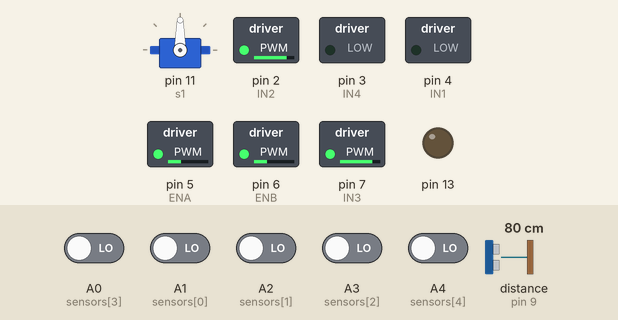
Recording of a sketch running on a simulated Arduino Uno, built with avr-gcc and run on an emulated ATmega328P. Shown: servo, switched loads named in the sketch (green lamp = pin HIGH), output pins drawn as LEDs (lit = HIGH). Wiring (inferred from the names in the program): ultrasonic range finder: trigger pin 10; echo pin 9. The inputs (shaded band) are chosen by the test bench; at power-on: A0 (sensors[3]), A1 (sensors[0]), A2 (sensors[1]), A3 (sensors[2]), A4 (sensors[4]) LOW, distance to the obstacle (sensor on pin 9) 80 cm. The echo pulse lasts 58.3 µs per cm; pins used as bus, display or sensor lines are not drawn.

Above: at 1.2 s.
1.3 s: A2 (sensors[1]) driven HIGH
At 2.1 s:
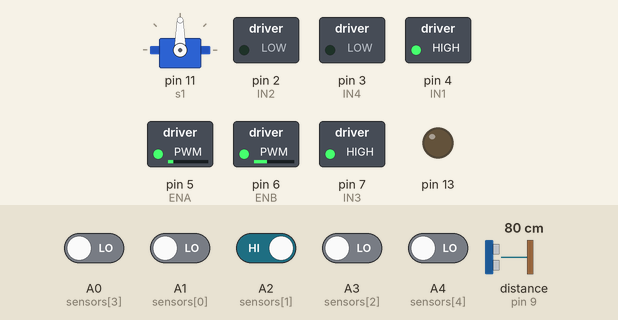
3.1 s: A1 (sensors[0]) driven HIGH
At 4.0 s:
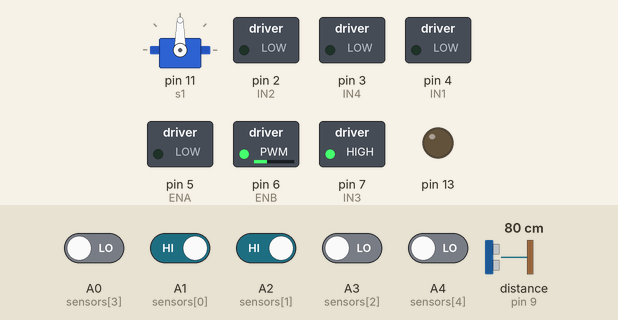
4.6 s: distance to the obstacle (sensor on pin 9) set to 2 cm
At 5.3 s:
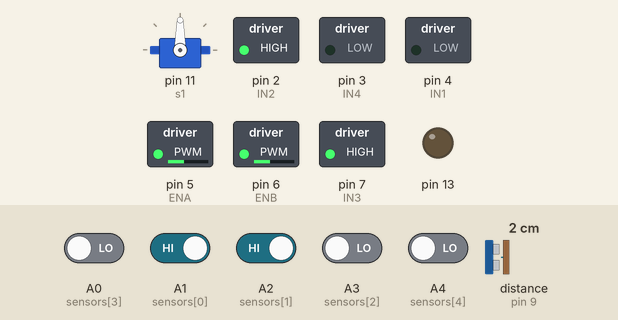
6.1 s: distance to the obstacle (sensor on pin 9) set to 18 cm
At 7.0 s:
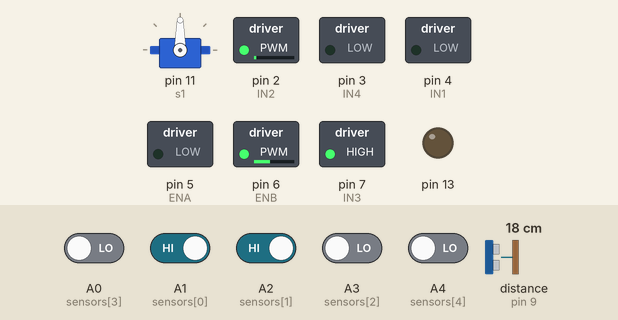
7.9 s: A3 (sensors[2]) driven HIGH
At 8.7 s:
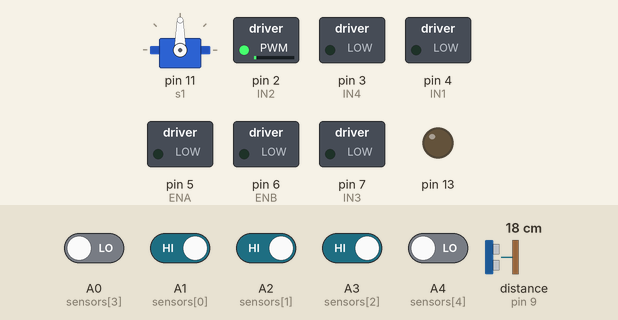
9.4 s: distance to the obstacle (sensor on pin 9) set to 14 cm
At 10.5 s:
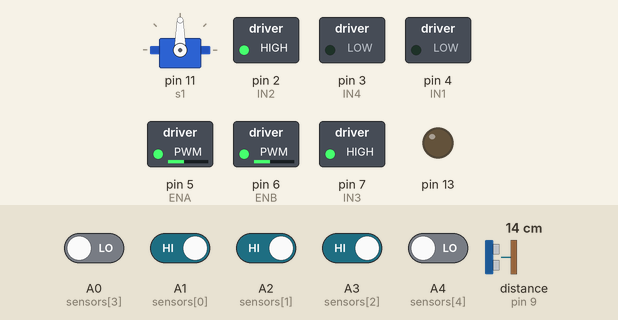
Timing chart, 0 to 11.9 s (numbered marks = the images above; inputs shaded):
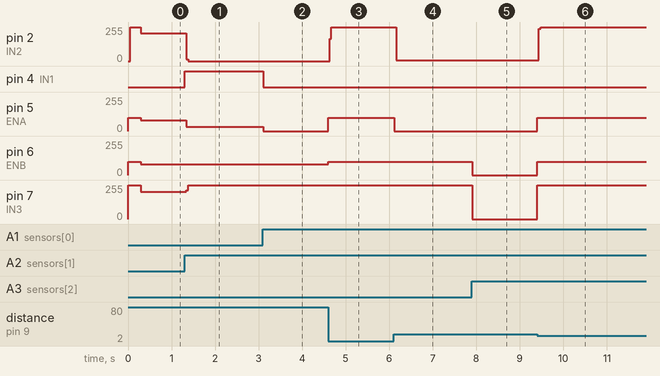

Measured:
- the behaviour switches between 16 and 15 cm on distance to the obstacle (sensor on pin 9) (found by bisection; images 5 and 6)
- after the input at 1.3 s, pin 2 (IN2): 208/255 → 0/255 at once; pin 4 (IN1): LOW → HIGH at once; pin 5 (ENA): 81/255 → 32/255 at once; pin 7 (IN3): 205/255 → 255/255 at once
- after the input at 3.1 s, pin 4 (IN1): HIGH → LOW at once; pin 5 (ENA): 32/255 → 0/255 at once; pin 6 (ENB): stays 82/255 (without the input it goes to 100/255 after 1.5 s)
- after the input at 4.6 s, pin 2 (IN2): 0/255 → 255/255 at once; pin 5 (ENA): 0/255 → 100/255 at once; pin 6 (ENB): 82/255 → 100/255 after 0.01 s instead of 1.5 s
- after the input at 6.1 s, pin 2 (IN2): 255/255 → 4/255 after 0.06 s; pin 5 (ENA): 100/255 → 0/255 at once
- after the input at 7.9 s, pin 6 (ENB): 100/255 → 0/255 at once; pin 7 (IN3): 255/255 → 0/255 at once
- after the input at 9.4 s, pin 2 (IN2): 4/255 → 255/255 at once; pin 5 (ENA), pin 6 (ENB): 0/255 → 100/255 at once; pin 7 (IN3): 0/255 → 255/255 at once

The sketch:

2.ino
```cpp
// bang bang se mast chal raha h, turns bhe smooth le raha h, and sonar bhe mast chal raha h, but node acche se detect kar raha h
// node detection awai hai
// but kutch toh kar raha h

#include <Servo.h>

// Motors
const int baseSpeed = 100;
const int turnSpeed = 100;
int bangSpeed = 100, n = 0;
const int IN1 = 4, IN2 = 2, ENA = 5;
const int IN3 = 7, IN4 = 3, ENB = 6;

// Ultrasonic
const int echo = 9, trig = 10;

// IR Sensor
const int sensors[5] = {A1, A2, A3, A0, A4};
String lp = "00000";
String path = "";

// Servo
Servo s1;

bool mazeSolve = true;
int retracePath = 0;
String plp = "";

void drive(int l, int r) {
    digitalWrite(IN1, l > 0 ? 1 : 0);
    digitalWrite(IN2, l > 0 ? 0 : 1);
    digitalWrite(IN3, r > 0 ? 1 : 0);
    digitalWrite(IN4, r > 0 ? 0 : 1);

    if (l == 0) {
        digitalWrite(IN1, 0);
        digitalWrite(IN2, 0);
    };

    if (r == 0) {
        digitalWrite(IN3, 0);
        digitalWrite(IN4, 0);
    };

    analogWrite(ENA, constrain(abs(l), 0, 255));
    analogWrite(ENB, constrain(abs(r), 0, 255));
};

String readLine(bool readDistance = true) {
    String linePosition = "";

	for (int i=0; i<5; i++)
        linePosition += digitalRead(sensors[i]) ? "1" : "0";

    if (readDistance) {
        digitalWrite(trig, LOW);
        delayMicroseconds(2);  digitalWrite(trig, HIGH);
        delayMicroseconds(10); digitalWrite(trig, LOW);

        float duration = pulseIn(echo, HIGH, 10000L);
        float distance = (duration * .0343) / 2;

		if (distance < 15.0 && distance) return "00000";
    }

    return linePosition;
};

void oneStep(bool forward = true){
    drive(0, 0);
    drive(forward ? baseSpeed : -baseSpeed, forward ? baseSpeed : -baseSpeed); delay(150);
    drive(0, 0);
};

void turn(char t) {
    drive(0, 0);

    switch (t) {
        case 'B':
            drive(-turnSpeed, turnSpeed); delay(250);
            drive(0, 0);

        case 'L':
            while(lp[1] != '1') {
                drive(-turnSpeed, turnSpeed); delay(1);
                drive(0, 0);

                lp = readLine(false);
            }

            break;

        case 'R':
            while(lp[3] != '1') {
                drive(turnSpeed, -turnSpeed); delay(1);
                drive(0, 0);

                lp = readLine(false);
            }

            break;
    };
};

String shortPathBackwards(String path) {
    path.replace("LBL", "S");
    path.replace("LBS", "R");
    path.replace("RBL", "B");
    path.replace("SBS", "B");
    path.replace("SBL", "R");
    path.replace("LBR", "B");

    return reverseString(path);
};

String reverseString(String str) {
    String reversed = "";
    int length = str.length();

    for (int i = length - 1; i >= 0; i--)
        reversed += str[i];

    return reversed;
}

void caseTs() {
    if (lp == "11111") {drive(0, 0); mazeSolve = false;} // maze end
    else {turn('L'); path += 'L';} // T or +
}

void setup() {
    pinMode(IN1, OUTPUT);
    pinMode(IN2, OUTPUT);
    pinMode(IN3, OUTPUT);
    pinMode(IN4, OUTPUT);
    pinMode(ENA, OUTPUT);
    pinMode(ENB, OUTPUT);

    pinMode(echo, INPUT);
    pinMode(trig, OUTPUT);

    pinMode(13, OUTPUT);
    digitalWrite(13, 0);

    s1.attach(11);
    s1.write(90);

    for (int i=0; i<5; i++)
        pinMode(sensors[i], INPUT);

    drive(0, 0);

    Serial.begin(9600);
};

void loop() {
    lp = readLine(mazeSolve);
    if(!(n++ % 5)) plp = lp;

    if (mazeSolve) {
        if (lp == "11111") { // (1. T), (2. +), (3. maze end)
            oneStep();
            lp = readLine(false);

            caseTs();
        }

        else if (lp == "11100" || lp == "11110") {turn('L'); path += 'L';} // left and left-T
        else if (lp == "00111" || lp == "01111") { // (1. right T), (2. right)
            oneStep();
            lp = readLine();

            if(lp.indexOf('1') > 0) {path += 'S';} // Right T
            else {turn('R'); path += 'R';} // Right
        }

        else if (lp[0] == '1') {drive(0, 1.4 * baseSpeed);              drive(0, bangSpeed);}
        else if (lp[4] == '1') {drive(1.4 * baseSpeed, 0);              drive(bangSpeed, 0);}
        else if (lp[1] == '1') {drive(.5 * baseSpeed, 1.4 * baseSpeed); drive(bangSpeed / 3, bangSpeed);}
        else if (lp[3] == '1') {drive(1.4 * baseSpeed, .5 * baseSpeed); drive(bangSpeed, bangSpeed / 3);}
        else if (lp[2] == '1') {drive(baseSpeed, baseSpeed);}
        else {turn('B'); path += 'B'; } // u-turn
    } else {
        digitalWrite(13, 1);
        delay(2000);

        s1.write(0);


        // Uturn likho acche se

        path = shortPathBackwards(path);

        if (retracePath + 1 == path.length() && lp.indexOf('1') < 0) drive(0, 0); // back to start
        else if (lp.indexOf("111") > 0) { // any type of turn detected
            switch(path[retracePath++]) {
                case 'L':
                    turn('L');
                    break;

                case 'R':
                    turn('R');
                    break;

                case 'S':
                    oneStep();
                    break;
            }
        }

        // else if (lp[0] == '1') {drive(0, 1.3 * baseSpeed); drive(0, baseSpeed);}
        // else if (lp[4] == '1') {drive(1.3 * baseSpeed, 0); drive(baseSpeed, 0);}
        // else if (lp[1] == '1') {drive(0, 1.4 * baseSpeed); drive(bangSpeed / 3, plp == lp ? 1.3 * baseSpeed : bangSpeed);}
        // else if (lp[3] == '1') {drive(1.4 * baseSpeed, 0); drive(plp == lp ? 1.3 * baseSpeed : bangSpeed, bangSpeed / 3);}
        // else if (lp[2] == '1') {drive(baseSpeed, baseSpeed);}
        // else {turn('B');}
    }
};
```
